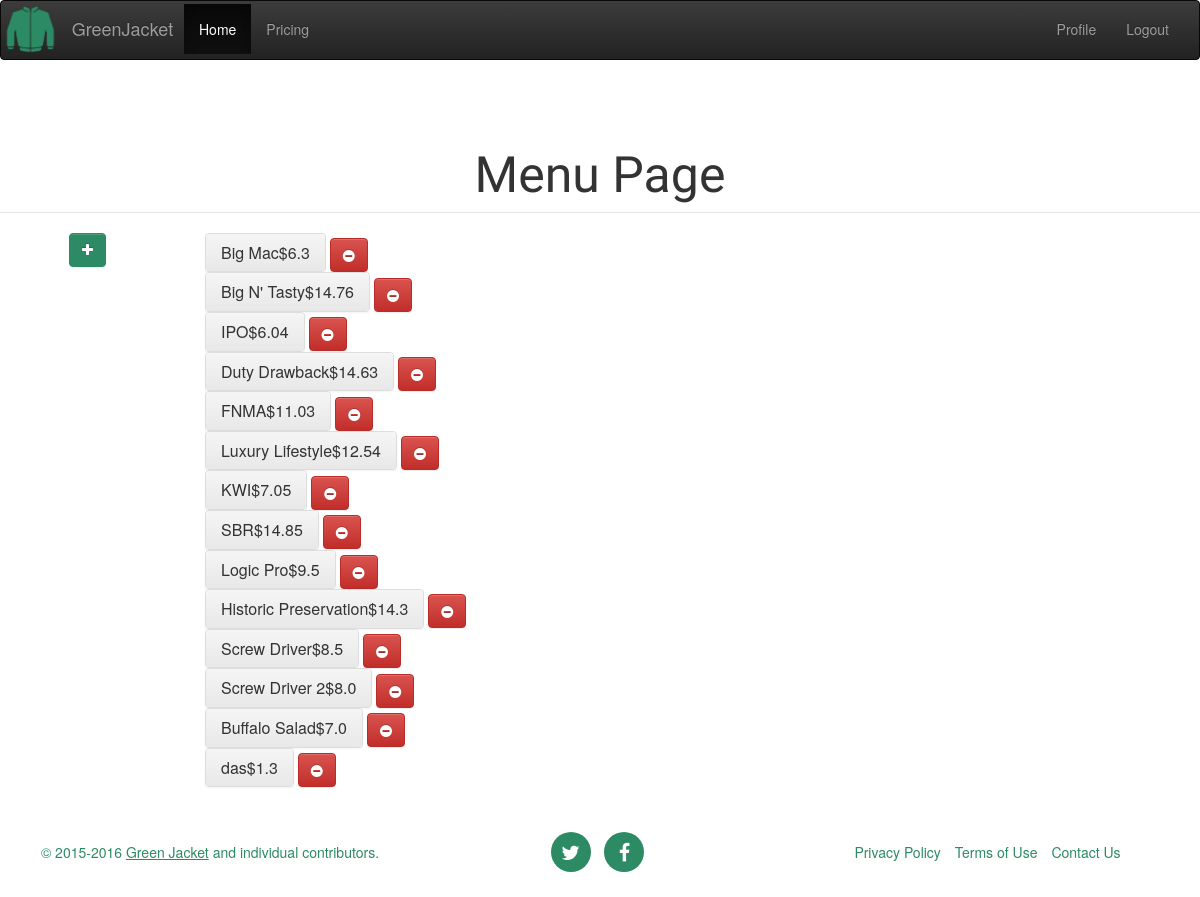
The page /GJ_app/menu/1/ (signed in) on the database as committed earlier.
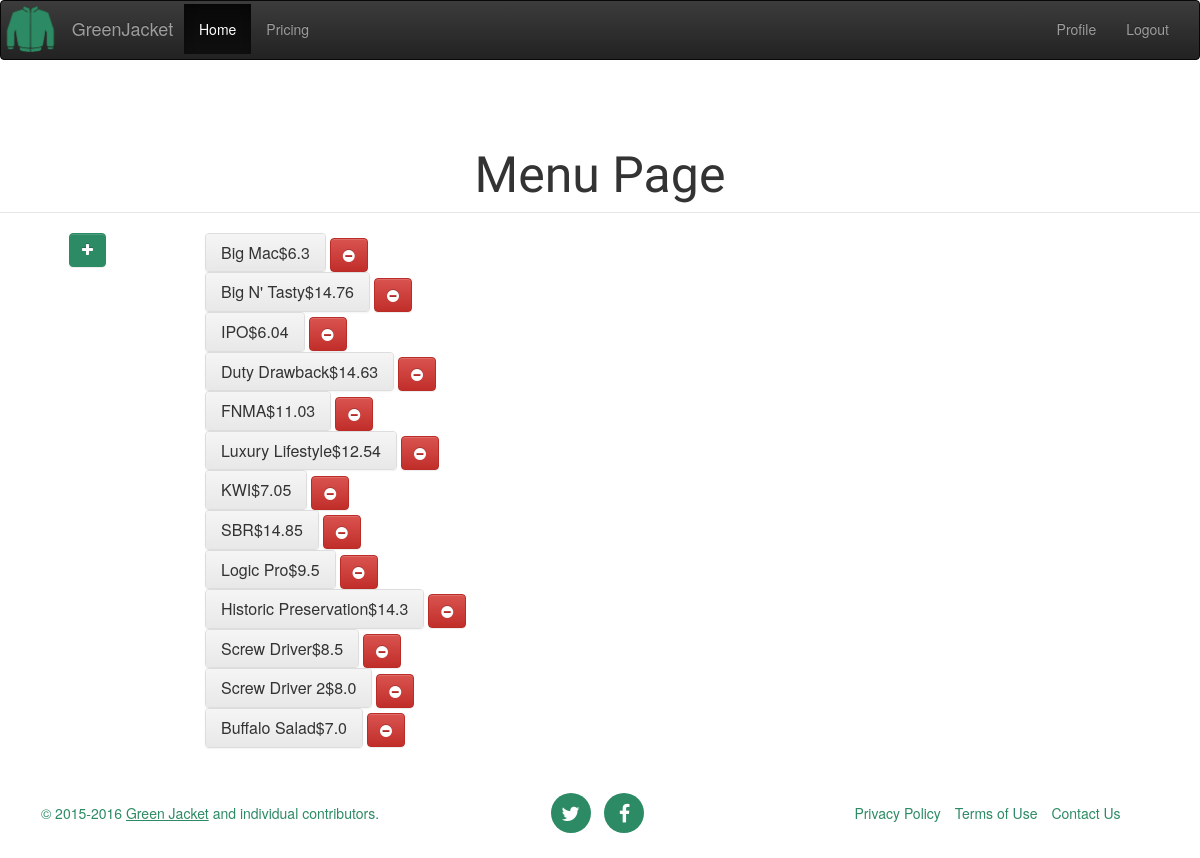
The same page on the database as committed later.
### GJ_app/models.py (models this page shows, shortened)
class Item(models.Model):
    id = models.AutoField(primary_key=True)  # AutoField?
    item_id =  models.ForeignKey(Menu, db_column='item_id', on_delete=models.CASCADE)
    category_id = models.ForeignKey(Category, db_column='category_id', on_delete=models.CASCADE)
    container_id = models.ForeignKey(Container, db_column='container_id', on_delete=models.CASCADE)
    options = models.CharField(max_length=1000, blank=True, null=True)
    options_isFixed = models.CharField(db_column='options_isFixed', max_length=1000, blank=True, null=True)  # Field name made lowercase.
    options_price = models.CharField(max_length=1000, blank=True, null=True)
    item_mealOptions = models.CharField(db_column='item_mealOptions', max_length=1000, blank=True, null=True)  # Field name made lowercase.
    item_mealPrice = models.CharField(db_column='item_mealPrice', max_length=1000, blank=True, null=True)  # Field name made lowercase.
    def itemSizes(self):
		itemSizesList = []
		actualSizesList = []
		sizesString = ""
		itemSizesList = ItemSize.objects.filter(item_id = self.item_id)
		for value in itemSizesList:
			actualSizesList.append(value.size_id.size_name)
			actualSizesList.append(value.itemSizePrice)
			if value.size_id.size_id == 6:
				actualSizesList.append(value.item_count)
		if actualSizesList:
			i = 0
			while i < len(actualSizesList):
				if actualSizesList[i] == 'Count':
					sizesString += "$" + str(int(actualSizesList[i+1])/100.00)
					if i+3 == len(actualSizesList):
						if actualSizesList[i+2] == 1:
							sizesString += " per piece"
						else:
							sizesString += " for " + str(actualSizesList[i+2]) + " pieces"
					else:
						if actualSizesList[i+2] == 1:
							sizesString += " per piece, "
						else:
							sizesString += " for " + str(actualSizesList[i+2]) + " pieces, "
					i += 3
				else:
					sizesString += str(actualSizesList[i]) + " "
					if i+2 == len(actualSizesList):
						sizesString += " (+ $" + str(int(actualSizesList[i+1])/100.00) + ")"
					else:
						sizesString += " (+ $" + str(int(actualSizesList[i+1])/100.00) + "), "
					i += 2
			return sizesString
		return "No Specified Size"
    def mainItems(self):
		fixedOptionsindexes= []
		fixedOptions = []
		fixedString = ""
		fixedList = self.options_isFixed.split(',')
		optionsList = self.options.split(',')
		for index, value in enumerate(fixedList):
			if value == "main":
				fixedOptionsindexes.append(optionsList[index])
		for i in fixedOptionsindexes:
			fixedOptions.append(str((Option.objects.get(option_id = i)).option_name))
		if fixedOptions:
			for i, val in enumerate(fixedOptions):
				if i+1 == len(fixedOptions):
					fixedString += val
				else:
					fixedString += val
					fixedString += ", "
			return fixedString
		return "No Main Ingredients"
    def fixedItems(self):
		fixedOptionsindexes= []
		fixedOptions = []
		fixedString = ""
		fixedList = self.options_isFixed.split(',')
		optionsList = self.options.split(',')
		for index, value in enumerate(fixedList):
			if value == "fixed":
				fixedOptionsindexes.append(optionsList[index])
		for i in fixedOptionsindexes:
			fixedOptions.append(str((Option.objects.get(option_id = i)).option_name))
		if fixedOptions:
			for i, val in enumerate(fixedOptions):
				if i+1 == len(fixedOptions):
					fixedString += val
				else:
					fixedString += val
					fixedString += ", "
			return fixedString
		return "No Fixed Ingredients"
    def optionalItems(self):
		fixedOptionsindexes= []
		optionsPriceindexes = []
		fixedOptions = []
		fixedString = ""
		fixedList = self.options_isFixed.split(',')
		optionsList = self.options.split(',')
		optionsPriceList = self.options_price.split(',')
		for index, value in enumerate(fixedList):
			if value == "optional":
				fixedOptionsindexes.append(optionsList[index])
				optionsPriceindexes.append(optionsPriceList[index])
		for i, value in enumerate(fixedOptionsindexes):
			fixedOptions.append(str((Option.objects.get(option_id = value)).option_name))
			fixedOptions.append(str(optionsPriceindexes[i]))
		if fixedOptions:
			for i, val in enumerate(fixedOptions):
				if i+1 == len(fixedOptions):
					fixedString += " (+ $" + str(int(val)/100.00) + ")"
				else:
					if i%2 == 1:
						fixedString += "(+ $" + str(int(val)/100.00) + "), "
					else:
						fixedString += val
			return fixedString
		return "No Optional Ingredients"
    def mealOptions(self):
		mealOption = []
		finalmealList = []
		mealString = ""
		mealList = [str(x) for x in self.item_mealOptions.split(',')]
		mealPriceList = [str(x) for x in self.item_mealPrice.split(',')]
		mealList = filter(None, mealList)
		for index, value in enumerate(mealList):
			mealOption = value.split('-')
			finalmealList.append(str((Size.objects.get(size_id = mealOption[1])).size_name))
			finalmealList.append(str((Option.objects.get(option_id = mealOption[0])).option_name))
			finalmealList.append(str(mealPriceList[index]))
		if finalmealList:
			for i, value in enumerate(finalmealList):
				if i%3 == 2:
					if i+1 == len(finalmealList):
						mealString += " (+ $" + str(int(value)/100.00) + ")"
					else:
						mealString += "(+ $" + str(int(value)/100.00) + "), "
				else:
					mealString += value + " "
			return mealString
		return "No Meal Options"
    class Meta:
        managed = False
        db_table = 'Item'

class Menu(models.Model):
	item_id = models.AutoField(primary_key=True)
	menu_id = models.ForeignKey(User, db_column='menu_id', on_delete=models.CASCADE)
	item_nickname = models.CharField(max_length=200)
	item_basePrice = models.IntegerField(db_column='item_basePrice')  # Field name made lowercase.
	item_isActive = models.NullBooleanField(db_column='item_isActive')  # Field name made lowercase.
	item_startDate = models.DateField(db_column='item_startDate', blank=True, null=True)  # Field name made lowercase.
	item_endDate = models.DateField(db_column='item_endDate', blank=True, null=True)  # Field name made lowercase.
	item_startTime = models.TimeField(db_column='item_startTime', blank=True, null=True)
	item_endTime = models.TimeField(db_column='item_endTime', blank=True, null=True)
	def __str__(self):
		return str(self.item_id) + " " + self.menu_id.company_name + " " + self.item_nickname + " " + str(self.item_basePrice) + " " + str(self.item_startDate) + " " + str(self.item_endDate) + " " + str(self.item_startTime) + " " + str(self.item_endTime)
	def realPrice(self):
		return self.item_basePrice/ 100.0
	class Meta:
		managed = False
		db_table = 'Menu'

### GJ_app/views.py (the view)
# urls.py: url(r'^menu/(?P<comp_id>[0-9]+)/', views.menuHome, name='menuHome'),
def menuHome(request, comp_id):
	logged_in = request.session.get('logged_in', False)
	if logged_in:
		user = User.objects.get(user_id = comp_id)
		thisUser = user.user_id
		company_name = user.company_name
		menu = Menu.objects.filter(menu_id = thisUser)
		items = []
		for item in menu:
			items.extend(Item.objects.filter(item_id = item.item_id))
		options = Option.objects.all()
		currentDate = date.today();
		continDate= date(currentDate.year + 1, currentDate.month, currentDate.day)
		return render(request, 'GJ_app/menus/index.html', {'items': items, 'comp_id':comp_id,  'companyName' : company_name, 'currentDate' : currentDate, 'continDate': continDate, 'options':options})
	return render(request, 'GJ_app/index.html')

### GJ_app/templates/GJ_app/menus/index.html (shortened to what this page needs)
{% extends "base.html" %}
{% block content %}
	<section>
		<legend style="font-size:50px; text-align:center" > Menu Page  </legend>
		<div class="row">
			<div class="col-xs-12 col-md-2">
				<div style="text-align:center">
					<a class="btn btn-md btn-success GJButton" style="outline:none; font-weight:bold" id="addPop"
				data-container="body" data-toggle="popover" data-placement="bottom" data-trigger="hover" data-content="Add New Item" href="/GJ_app/addItem/{{comp_id}}/"><i class="fa fa-plus"></i></a>
				</div>
			</div>
			<div class="col-xs-12 col-md-8">
				<div class="panel-group" id="accordion" role="tablist" aria-multiselectable="true">
					{% for item in items %}
						<div class="panel panel-default" style="display:inline-flex">
							<div class="panel-heading" role="tab" id="heading-{{item.item_id.item_id}}">
								<h4 class="panel-title">
										<a role="button" style="width:100%; display:block" data-toggle="collapse" data-parent="#accordion" href="#{{item.item_id.item_id}}" aria-expanded="true" aria-controls="nav-{{item.item_id.item_id}}">
											<text style="text-align:left">{{item.item_id.item_nickname}}</text><text style="float:right">${{item.item_id.realPrice}} </text>
										</a>
								</h4>
							</div>
						</div>
					<a class="editForm btn btn-danger" style="outline:none" href="/GJ_app/deleteItem/{{item.item_id.item_id}}" role="button"><i class="fa fa-minus-circle"></i></a></span>
					{% endfor %}
				</div>
			</div>
			<div class="col-xs-12 col-md-1">
			</div>
		</div>
	</section>
{% endblock %}

Rows that differ between the two databases and show on the page:
removed Item: item_id.item_nickname "das", item_id.realPrice "1.3"
